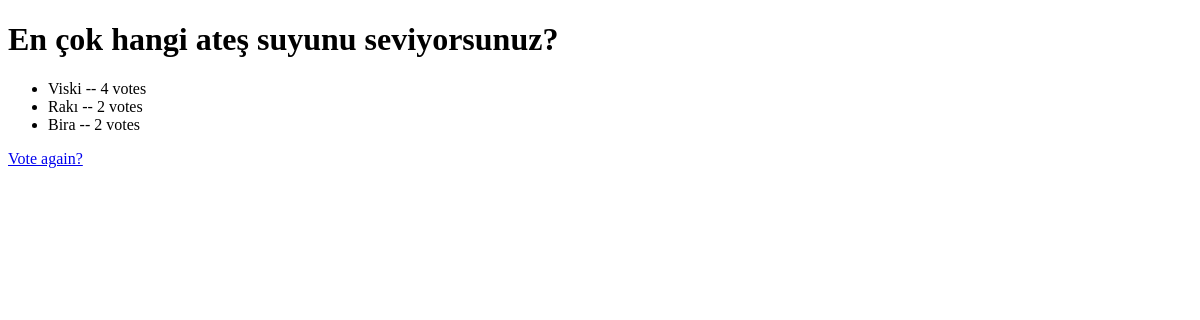
Before: /polls/5/results/ with the older database file.
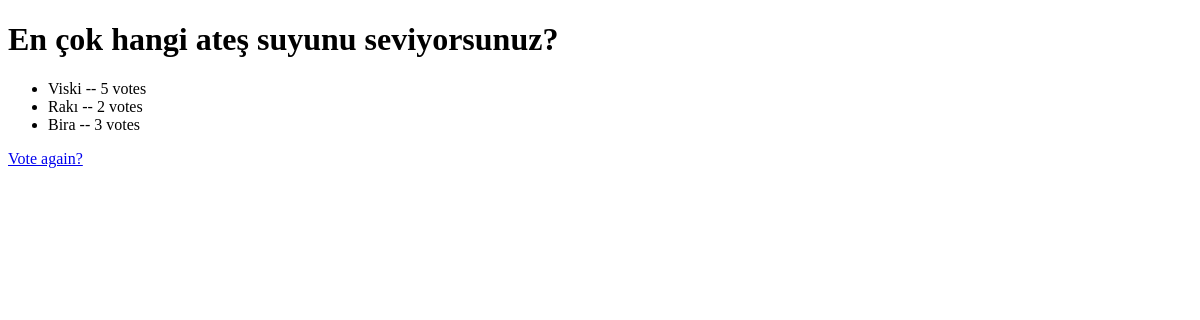
After: the same page with the newer database file.
### polls/models.py (models this page shows, shortened)
class Question(models.Model):
    question_text = models.CharField(max_length=200)
    pub_date = models.DateTimeField('date published')

class Choice(models.Model):
    question = models.ForeignKey(Question, on_delete=models.CASCADE)
    choice_text = models.CharField(max_length=200)
    votes = models.IntegerField(default=0)

### polls/views.py (the view)
# urls.py: path('<int:pk>/results/', views.ResultsView.as_view(), name='results'),
class ResultsView(generic.DetailView):
    model = Question
    template_name = 'polls/results.html'

### polls/templates/polls/results.html (shortened to what this page needs)
<!DOCTYPE html>
<html lang="en">
<head>
</head>
<body>
    <h1>{{ question.question_text }}</h1>
    <ul>
    {% for choice in question.choice_set.all %}
        <li>{{ choice.choice_text }} -- {{ choice.votes }} vote{{ choice.votes|pluralize }}</li>
    {% endfor %}
    </ul>
    <a href="{% url 'polls:detail' question.id %}">Vote again?</a>
</body>
</html>

Changed rows visible on the page:
changed Choice "Viski": votes "4" → "5"
changed Choice "Bira": votes "2" → "3"
